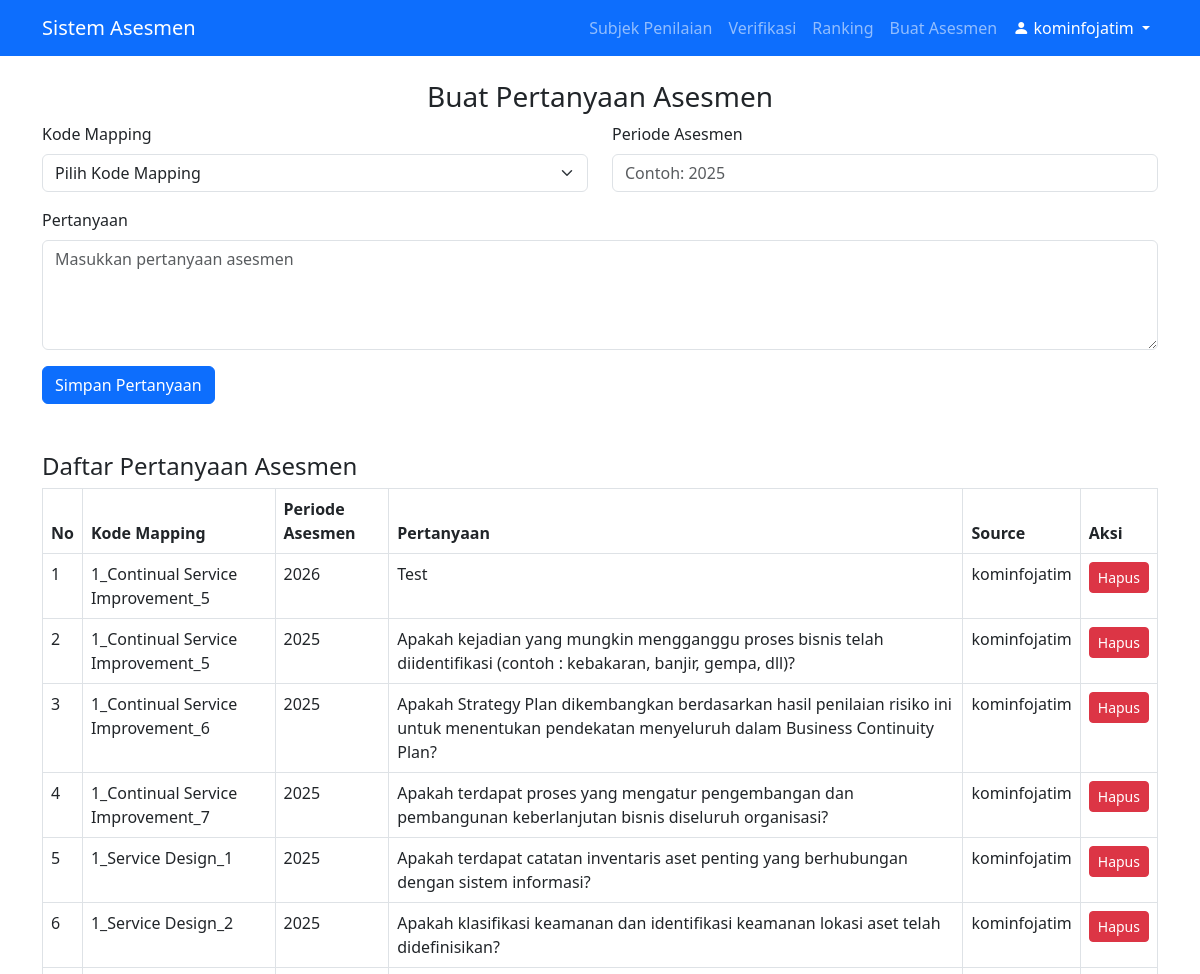
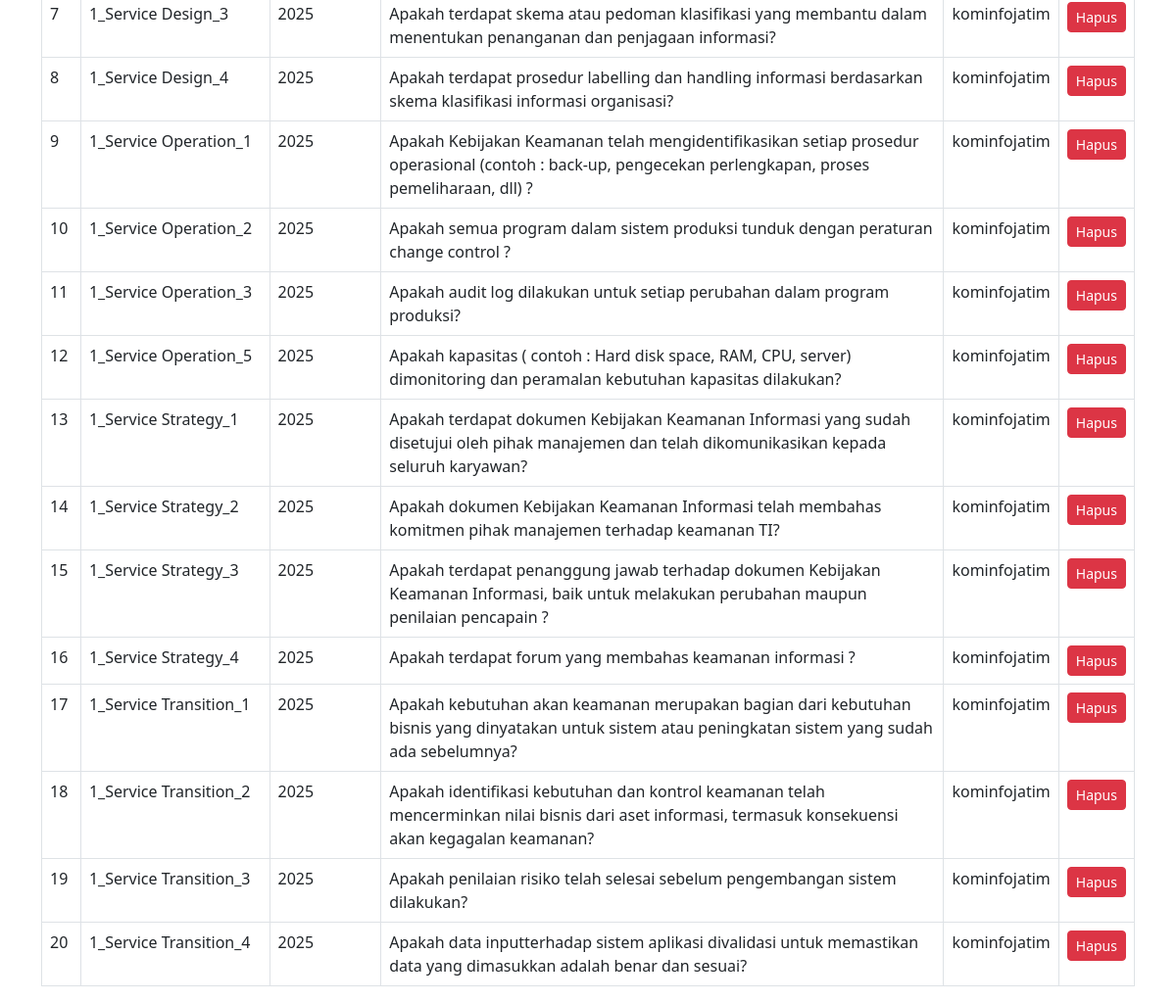
The app's page /views/tim_penilai/create_assessment.php (signed in) with its own data (2 pictures, top to bottom).
### tables this page shows
CREATE TABLE `asesmen_pertanyaan` (
  `id` int(11) NOT NULL,
  `kode_mapping` varchar(255) NOT NULL,
  `asesmen_periode` int(11) DEFAULT NULL,
  `pertanyaan` text NOT NULL,
  `created_at` timestamp NOT NULL DEFAULT CURRENT_TIMESTAMP,
  `source` varchar(255) DEFAULT NULL
);

### views/tim_penilai/create_assessment.php (the view, shortened to what this page needs)
<?php
include '../../includes/db.php';
include '../../includes/header.php';
$questions = $conn->query("SELECT * FROM asesmen_pertanyaan ORDER BY asesmen_periode DESC, kode_mapping ASC");
?>
<h3 class="text-center">Buat Pertanyaan Asesmen</h3>
<form method="POST" action="">
    <div class="row mb-3">
        <div class="col-md-6">
            <label for="kode_mapping" class="form-label">Kode Mapping</label>
            <select name="kode_mapping" id="kode_mapping" class="form-select" onchange="this.form.submit()" required>
                <option value="" disabled selected>Pilih Kode Mapping</option>
            </select>
        </div>
        <div class="col-md-6">
            <label for="asesmen_periode" class="form-label">Periode Asesmen</label>
            <input type="number" name="asesmen_periode" id="asesmen_periode" class="form-control" placeholder="Contoh: 2025" min="2000" max="2099" required>
        </div>
    </div>
    <div class="row mb-3">
        <div class="col-md-12">
            <label for="pertanyaan" class="form-label">Pertanyaan</label>
            <textarea name="pertanyaan" id="pertanyaan" class="form-control" rows="4" placeholder="Masukkan pertanyaan asesmen" required></textarea>
        </div>
    </div>
    <button type="submit" class="btn btn-primary">Simpan Pertanyaan</button>
</form>
<h4 class="mt-5">Daftar Pertanyaan Asesmen</h4>
<table class="table table-bordered">
    <thead>
        <tr>
            <th>No</th>
            <th>Kode Mapping</th>
            <th>Periode Asesmen</th>
            <th>Pertanyaan</th>
            <th>Source</th>
            <th>Aksi</th>
        </tr>
    </thead>
    <tbody>
        <?php if ($questions && $questions->num_rows > 0): ?>
            <?php $no = 1; while ($row = $questions->fetch_assoc()): ?>
                <tr>
                    <td><?php echo $no++; ?></td>
                    <td><?php echo htmlspecialchars($row['kode_mapping']); ?></td>
                    <td><?php echo htmlspecialchars($row['asesmen_periode']); ?></td>
                    <td><?php echo htmlspecialchars($row['pertanyaan']); ?></td>
                    <td><?php echo htmlspecialchars($row['source']); ?></td>
                    <td>
                        <a href="?delete_id=<?php echo $row['id']; ?>" class="btn btn-danger btn-sm" onclick="return confirm('Yakin ingin menghapus pertanyaan ini?')">Hapus</a>
                    </td>
                </tr>
            <?php endwhile; ?>
        <?php else: ?>
            <tr>
                <td colspan="6" class="text-center">Belum ada pertanyaan asesmen.</td>
            </tr>
        <?php endif; ?>
    </tbody>
</table>

### records on screen
asesmen_pertanyaan: kode_mapping "1_Continual Service Improvement_5", asesmen_periode "2026", pertanyaan "Test", source "kominfojatim"
asesmen_pertanyaan: kode_mapping "1_Continual Service Improvement_5", asesmen_periode "2025", pertanyaan "Apakah kejadian yang mungkin mengganggu proses bisnis telah diidentifikasi (contoh : kebakaran, banjir, gempa, dll)?", source "kominfojatim"
asesmen_pertanyaan: kode_mapping "1_Continual Service Improvement_6", asesmen_periode "2025", pertanyaan "Apakah Strategy Plan dikembangkan berdasarkan hasil penilaian risiko ini untuk menentukan pendekatan menyeluruh dalam Business Continuity Plan?", source "kominfojatim"
asesmen_pertanyaan: kode_mapping "1_Continual Service Improvement_7", asesmen_periode "2025", pertanyaan "Apakah terdapat proses yang mengatur pengembangan dan pembangunan keberlanjutan bisnis diseluruh organisasi?", source "kominfojatim"
asesmen_pertanyaan: kode_mapping "1_Service Design_1", asesmen_periode "2025", pertanyaan "Apakah terdapat catatan inventaris aset penting yang berhubungan dengan sistem informasi?", source "kominfojatim"
asesmen_pertanyaan: kode_mapping "1_Service Design_2", asesmen_periode "2025", pertanyaan "Apakah klasifikasi keamanan dan identifikasi keamanan lokasi aset telah didefinisikan?", source "kominfojatim"
asesmen_pertanyaan: kode_mapping "1_Service Design_3", asesmen_periode "2025", pertanyaan "Apakah terdapat skema atau pedoman klasifikasi yang membantu dalam menentukan penanganan dan penjagaan informasi?", source "kominfojatim"
asesmen_pertanyaan: kode_mapping "1_Service Design_4", asesmen_periode "2025", pertanyaan "Apakah terdapat prosedur labelling dan handling informasi berdasarkan skema klasifikasi informasi organisasi?", source "kominfojatim"
asesmen_pertanyaan: kode_mapping "1_Service Operation_1", asesmen_periode "2025", pertanyaan "Apakah Kebijakan Keamanan telah mengidentifikasikan setiap prosedur operasional (contoh : back-up, pengecekan perlengkapan, proses pemeliharaan, dll) ?", source "kominfojatim"
asesmen_pertanyaan: kode_mapping "1_Service Operation_2", asesmen_periode "2025", pertanyaan "Apakah semua program dalam sistem produksi tunduk dengan peraturan change control ?", source "kominfojatim"
asesmen_pertanyaan: kode_mapping "1_Service Operation_3", asesmen_periode "2025", pertanyaan "Apakah audit log dilakukan untuk setiap perubahan dalam program produksi?", source "kominfojatim"
asesmen_pertanyaan: kode_mapping "1_Service Operation_5", asesmen_periode "2025", pertanyaan "Apakah kapasitas ( contoh : Hard disk space, RAM, CPU, server) dimonitoring dan peramalan kebutuhan kapasitas dilakukan?", source "kominfojatim"
asesmen_pertanyaan: kode_mapping "1_Service Strategy_1", asesmen_periode "2025", pertanyaan "Apakah terdapat dokumen Kebijakan Keamanan Informasi yang sudah disetujui oleh pihak manajemen dan telah dikomunikasikan kepada seluruh karyawan?", source "kominfojatim"
asesmen_pertanyaan: kode_mapping "1_Service Strategy_2", asesmen_periode "2025", pertanyaan "Apakah dokumen Kebijakan Keamanan Informasi telah membahas komitmen pihak manajemen terhadap keamanan TI?", source "kominfojatim"
asesmen_pertanyaan: kode_mapping "1_Service Strategy_3", asesmen_periode "2025", pertanyaan "Apakah terdapat penanggung jawab terhadap dokumen Kebijakan Keamanan Informasi, baik untuk melakukan perubahan maupun penilaian pencapain ?", source "kominfojatim"
asesmen_pertanyaan: kode_mapping "1_Service Strategy_4", asesmen_periode "2025", pertanyaan "Apakah terdapat forum yang membahas keamanan informasi ?", source "kominfojatim"
asesmen_pertanyaan: kode_mapping "1_Service Transition_1", asesmen_periode "2025", pertanyaan "Apakah kebutuhan akan keamanan merupakan bagian dari kebutuhan bisnis yang dinyatakan untuk sistem atau peningkatan sistem yang sudah ada sebelumnya?", source "kominfojatim"
asesmen_pertanyaan: kode_mapping "1_Service Transition_2", asesmen_periode "2025", pertanyaan "Apakah identifikasi kebutuhan dan kontrol keamanan telah mencerminkan nilai bisnis dari aset informasi, termasuk konsekuensi akan kegagalan keamanan?", source "kominfojatim"
asesmen_pertanyaan: kode_mapping "1_Service Transition_3", asesmen_periode "2025", pertanyaan "Apakah penilaian risiko telah selesai sebelum pengembangan sistem dilakukan?", source "kominfojatim"
asesmen_pertanyaan: kode_mapping "1_Service Transition_4", asesmen_periode "2025", pertanyaan "Apakah data inputterhadap sistem aplikasi divalidasi untuk memastikan data yang dimasukkan adalah benar dan sesuai?", source "kominfojatim"

### other values on screen
$_SESSION['user'] "kominfojatim"
